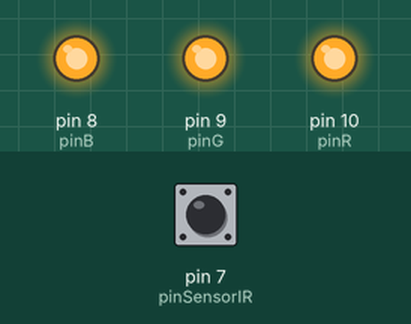
A sketch run on a simulated Arduino Uno, built with avr-gcc and run on an emulated ATmega328P. On the bench: output pins drawn as LEDs (lit = HIGH). The inputs (shaded band) are chosen by the test bench; at power-on: pin 7 (pinSensorIR) HIGH. Random numbers use the default seed unless the sketch sets one; what the sketch prints to the serial monitor is not drawn.

Above: at 1.2 s.
1.3 s: pin 7 (pinSensorIR) driven LOW
At 2.5 s:
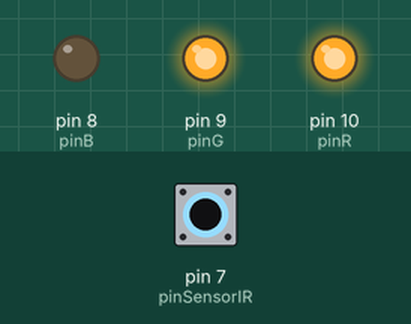
2.8 s: pin 7 (pinSensorIR) driven HIGH
At 3.5 s:
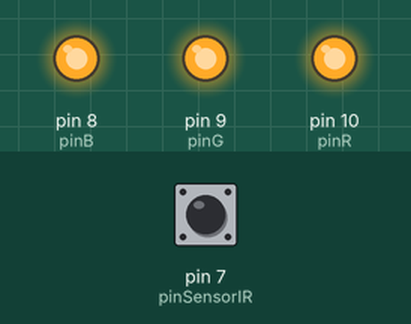
4.3 s: pin 7 (pinSensorIR) driven LOW
At 4.9 s:
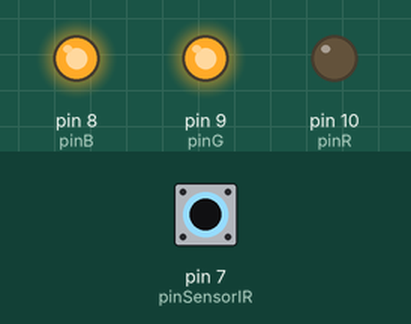
5.8 s: pin 7 (pinSensorIR) pulsed HIGH 2 times (0.12 s each, 0.3 s apart)
At 6.01 s:
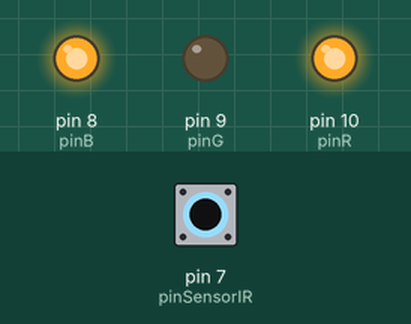
Timing chart, 0 to 8.8 s (numbered marks = the images above; inputs shaded):
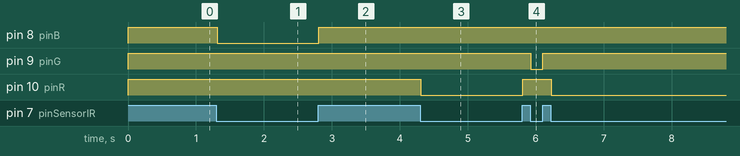

Measured:
- after the input at 1.3 s, pin 8 (pinB): HIGH → LOW at once
- after the input at 2.8 s, pin 8 (pinB): LOW → HIGH at once
- after the input at 4.3 s, pin 10 (pinR): HIGH → LOW at once
- after the input at 5.8 s, pin 9 (pinG): HIGH → LOW after 0.13 s, → HIGH 0.18 s later; pin 10 (pinR): LOW → HIGH at once, → LOW 0.42 s later

The sketch:

CircuitoAtividadesBasquete.ino
```cpp
const int pinR = 10;
const int pinG = 9;
const int pinB = 8;
const int pinSensorIR = 7;
bool IsEscolhido = false;

void setup() {
  // put your setup code here, to run once:
  pinMode(pinR, OUTPUT);
  pinMode(pinG, OUTPUT);
  pinMode(pinB, OUTPUT);

  pinMode(pinSensorIR, INPUT);
  Serial.begin(9600);
}

void loop() {

  int isSensorActive = digitalRead(pinSensorIR);
  Serial.println(isSensorActive);

  if (isSensorActive != true && IsEscolhido == false) {
    int numberResult = random(0, 384);
    Serial.println(numberResult);

    if(numberResult <= 128){
        // Verde
        digitalWrite(pinR, 255);
        digitalWrite(pinG, 0);
        digitalWrite(pinB, 255);

      } else if(numberResult <= 256){
        // Vermelho
        digitalWrite(pinR, 0);
        digitalWrite(pinG, 255);
        digitalWrite(pinB, 255);

      } else if(numberResult <= 384){
        // Azul
        digitalWrite(pinR, 255);
        digitalWrite(pinG, 255);
        digitalWrite(pinB, 0);

      }

      IsEscolhido = true;

  }else if(isSensorActive == true){
    IsEscolhido = false;
    //delay(1000);
    ApagarLED();
  }
  // }else{
  //   ApagarLED();

  // }

  //delay(250);


  // if(isSensorActive == 0){
  //   digitalWrite(pinR, 255);
  //   digitalWrite(pinG, 0);
  //   digitalWrite(pinB, 255);

  // }else{
  //   digitalWrite(pinR, 0);
  //   digitalWrite(pinG, 0);
  //   digitalWrite(pinB, 0);
  // }
  // delay(1000);
}

void ApagarLED(){
  digitalWrite(pinR, 255);
  digitalWrite(pinG, 255);
  digitalWrite(pinB, 255);
}
```
